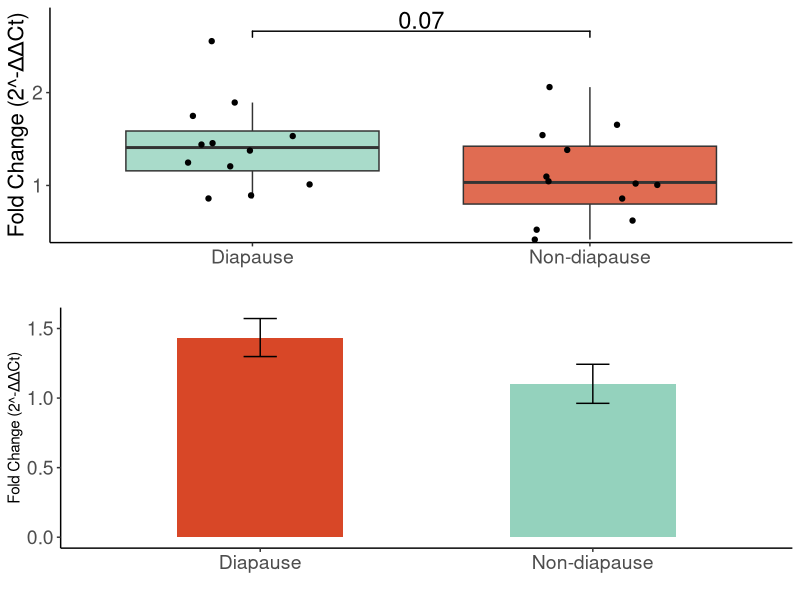
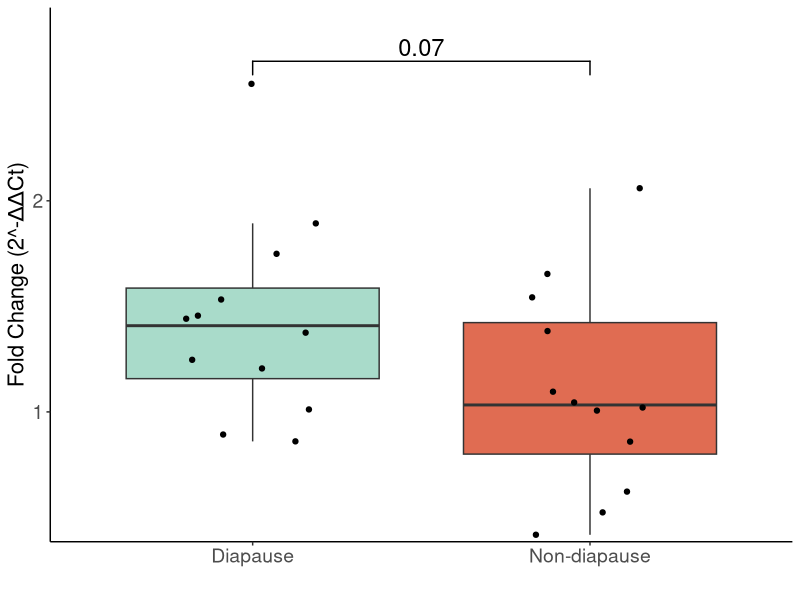
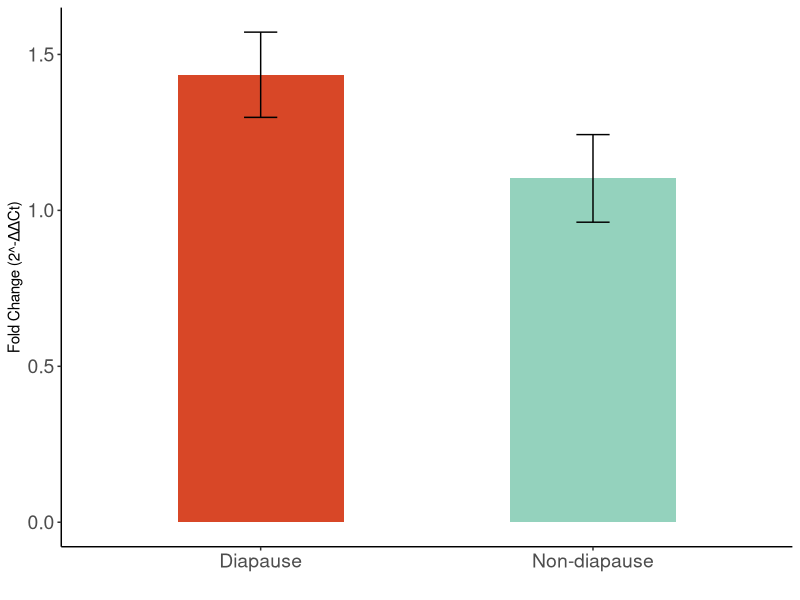

The R script that drew these images, in order:
## ---- chunk 1
library(tidyverse)
library(ggplot2)
library(ggpubr)
## ---- chunk 2
knitr::opts_chunk$set(fig.height = 12, fig.width = 8)
## ---- chunk 3
# Read the data from a CSV file
data <- read.csv("rt_qpcr_R_input.csv")
data
## ---- chunk 4
# Calculate the geometric mean of the reference genes for each sample
data <- data %>%
  mutate(Ref_mean = rowMeans(select(., RPL8, RPS18)))

# Calculate deltaCt (deltaCt = Ct_target - Ct_reference_mean)
data <- data %>%
  mutate(Delta_Ct = PTTH - Ref_mean)

# Calculate mean deltaCt for the control group
mean_Delta_Ct_ND <- mean(data %>% filter(Treatment == "ND") %>% pull(Delta_Ct))

# Calculate double DeltaCt (double DeltaCt = deltaCt_sample - mean_deltaCt_ND)
data <- data %>%
  mutate(Delta_Delta_Ct = Delta_Ct - mean_Delta_Ct_ND)

# Calculate fold change
data <- data %>%
  mutate(Fold_Change = 2^(-Delta_Delta_Ct))
data
## ---- chunk 5
# Perform a t-test to compare the treatment groups

#F-test for equal variance (check the assumption that variance is equal between the two groups)
ftest <- var.test(Delta_Ct ~ Treatment, data = data)
ftest

# One-tailed
t_test1 <- t.test(Delta_Ct ~ Treatment, alternative = "less", var.equal = TRUE, data = data)
t_test1

# Two-tailed
t_test2 <- t.test(Delta_Ct ~ Treatment, alternative = "two.sided", var.equal = TRUE, data = data)
t_test2
## ---- chunk 6
# Plot the relative expression levels (fold change)

#labs(title = "Fold Change of PTTH Expression",
boxplot <- ggplot(data, aes(x=Treatment, y=Fold_Change, fill=Treatment)) + 
  geom_boxplot(position = position_dodge(width = 0.75), alpha = 0.8, outlier.color=NA)+
  geom_jitter(position = position_jitter(width = 0.20)) +
  geom_signif(data = data, stat = "signif", position = "identity",
comparisons = list(c("D", "ND")), map_signif_level = TRUE,
annotations = "0.07", textsize = 6) +
  coord_cartesian(ylim = c(0.5, 2.8)) +
  theme_classic() +
  scale_fill_manual(values = c("#94D2BD","#D84727")) +
  theme(legend.position = "none", 
        axis.title=element_text(size=16), axis.text=element_text(size=14)) +
  xlab("") +
  scale_x_discrete(labels = c("Diapause", "Non-diapause")) +
  ylab("Fold Change (2^-ΔΔCt)")

ggsave("RTqPCR_boxplot.png", width = 7, height = 5)

# Calculate means and standard errors for the bar plot
summary_data <- data %>%
  group_by(Treatment) %>%
  summarise(mean_Fold_Change = mean(Fold_Change), 
            se_Fold_Change = sd(Fold_Change) / sqrt(n()))
summary_data

# Plot the bar plot with standard error bars
barplot <- ggplot(summary_data, aes(x = Treatment, y = mean_Fold_Change, fill = Treatment)) +
  geom_bar(stat = "identity", width = 0.5) + 
  geom_errorbar(aes(ymin = mean_Fold_Change - se_Fold_Change, ymax = mean_Fold_Change +
                    se_Fold_Change), width = 0.1) +
  theme_classic() +
  scale_fill_manual(values = c("#D84727", "#94D2BD")) +
  theme(legend.position = "none",
     axis.text.x = element_text(size = 14),
     axis.text.y = element_text(size = 14)) +
  xlab("") +
  scale_x_discrete(labels = c("Diapause", "Non-diapause")) +
  ylab("Fold Change (2^-ΔΔCt)")

ggsave("RTqPCR_barplot.png")

fig1 <- ggarrange(boxplot, barplot,
                  nrow = 2, ncol = , widths = 7, heights = 14)
fig1

sessionInfo()
citation("tidyverse")
citation("ggplot2")
citation("ggpubr")
